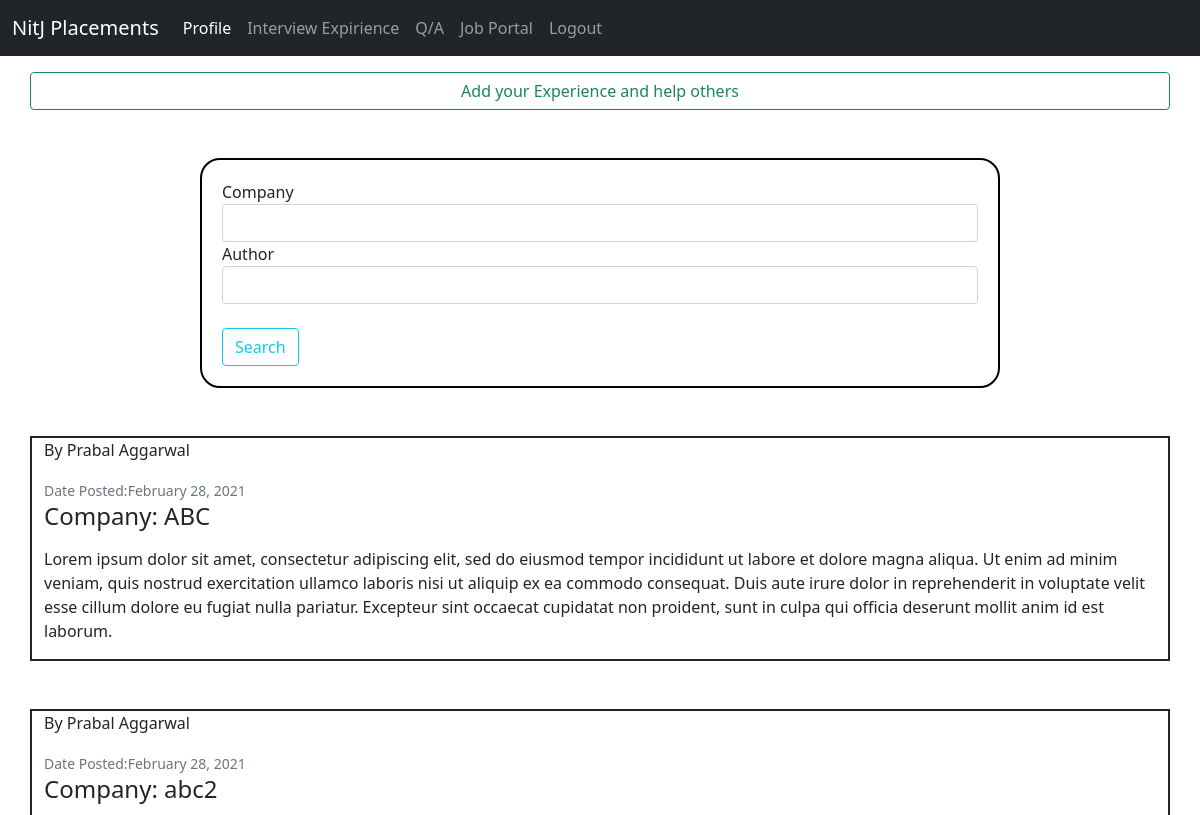
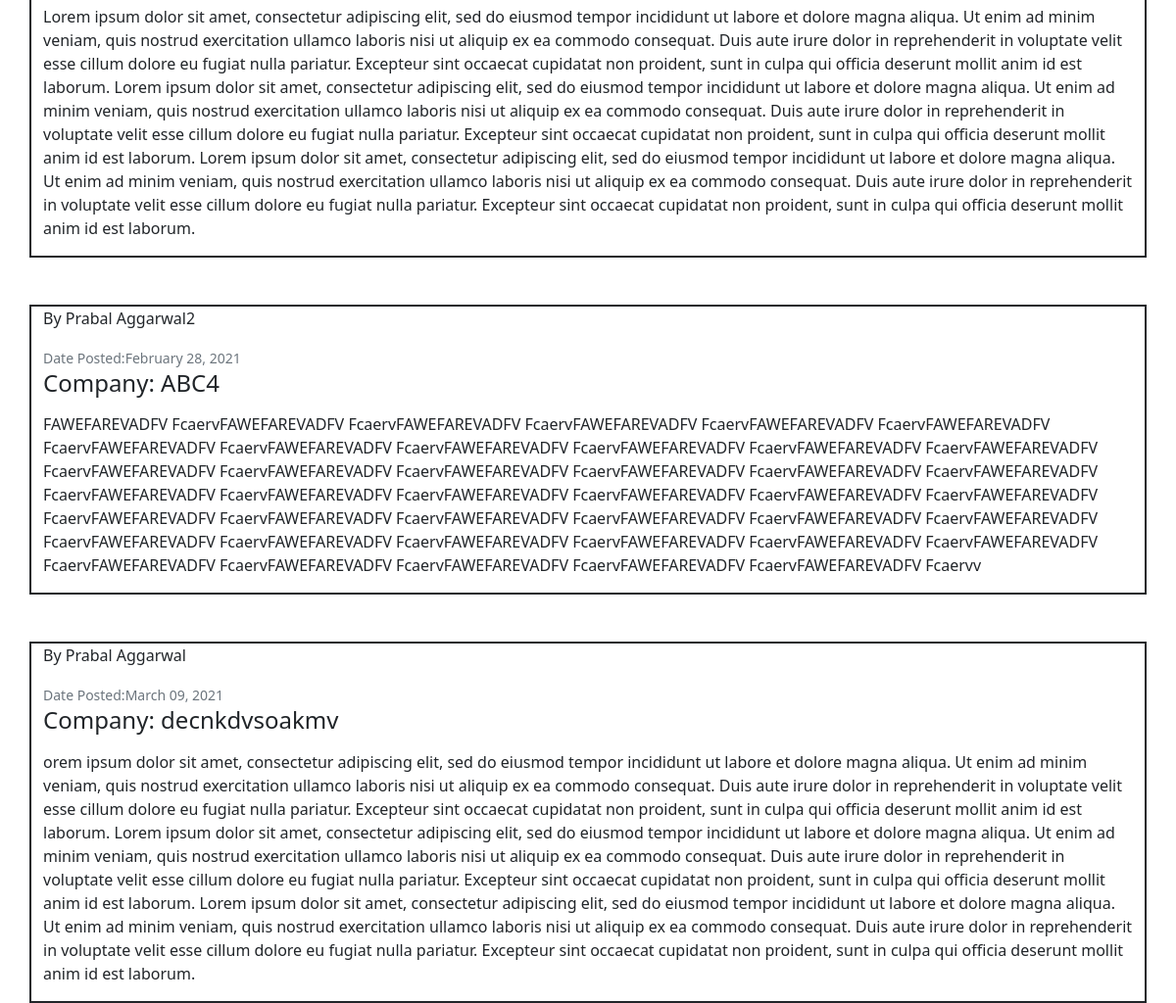
/interviews/ (signed in), run on the app's committed database (2 pictures, top to bottom).
### interviewExperience/models.py (models this page shows, shortened)
class interviewExp(models.Model):
    company = models.CharField(max_length = 100)
    content = models.TextField()
    date_posted = models.DateTimeField(default = timezone.now)
    author = models.ForeignKey(user_model.Student,on_delete=models.CASCADE)

### users/models.py (models this page shows)
class Student(models.Model):
    user = models.OneToOneField(User, on_delete=models.CASCADE)
    firstName = models.CharField(max_length=256)
    lastName = models.CharField(max_length=256)
    email = models.EmailField()
    ph_no = models.CharField(max_length=10)
    def __str__(self):
        return self.firstName + " " + self.lastName

### interviewExperience/views.py (the view)
# urls.py: path('',interview_views.index,name = 'interview'),
@login_required
def index(request):
    form = filterForm()
    qs = interviewExp.objects.all()
    company = request.GET.get('company')
    authorName = request.GET.get('author')
    if company is not None and company != '':
        qs = qs.filter(company__icontains = company)
    if authorName is not None and authorName != '':
        qs = qs.filter(author__firstName__icontains = authorName)
    context = {
        'form':form,
        'interviewExp':qs
    }
    return render(request,'interviewExperience/index.html',context)

### interviewExperience/forms.py
class filterForm(forms.ModelForm):
    company = forms.CharField(max_length = 100,required = False)
    author = forms.CharField(max_length = 100,required = False)
    class Meta:
        model = interviewExp
        fields = ['company','author']

### templates/interviewExperience/index.html (shortened to what this page needs)
{% extends "users/baseAuth.html"%}
{% load static %}
{% load crispy_forms_tags %}
{% block headBlock %}
<link rel="stylesheet" href="{% static 'users/index.css' %}">
{% endblock %}
{% block bodyBlock %}
<div class = "container mt-3">
    <div class="row justify-content-center myWhite">
        <a class="btn btn-outline-success" href="{% url 'newInterview'%}">
          Add your Experience and help others
        </a>
    </div>
  </div>
  <div class="container formClass col-md-8 mt-5 myWhite">
    <div class="row justify-content-center">
            <form method="GET">
                {{ form|crispy }}
                <button class = "btn btn-outline-info mt-4" type="submit">
                    Search
                </button>
            </form>
    </div>
</div>
<div class="container">
    {% for post in interviewExp%}
    <div class="row justify-content-center border border-2 border-dark mt-5 myWhite">
        <article class="media content-section borderClass">
            <div class="media-body">
                <div class="article-metadata">
                    <p class="mr-2">By {{ post.author }} </p>
                    <small class="text-muted">Date Posted:{{ post.date_posted|date:"F d, Y" }}</small>
                </div>
                <h4>
                    <p class="article-title">Company: {{ post.company }}</a>
                </h4>
                <p class="article-content">{{ post.content }}</p>
            </div>
        </article>
    </div>
    {% endfor %}
</div>
{% endblock bodyBlock %}

### static/main.css (style rules this page uses)
.myWhite { background-color:white; }

### static/users/index.css (style rules this page uses)
.formClass { border: 2px solid black; border-radius: 20px; padding: 20px; }

### data on the page
interviewExp: author "Prabal Aggarwal", date_posted "February 28, 2021", company "ABC", content "Lorem ipsum dolor sit amet, consectetur adipiscing elit, sed do eiusmod tempor incididunt ut labore et dolore magna aliqua. Ut enim ad minim veniam, quis nostrud exercitation ullamco laboris nisi ut aliquip ex ea commodo consequat. Duis aute irure dolor in reprehenderit in voluptate velit esse cillum dolore eu fugiat nulla pariatur. Excepteur sint occaecat cupidatat non proident, sunt in culpa qui officia deserunt mollit anim id est laborum."
interviewExp: author "Prabal Aggarwal", date_posted "February 28, 2021", company "abc2", content "Lorem ipsum dolor sit amet, consectetur adipiscing elit, sed do eiusmod tempor incididunt ut labore et dolore magna aliqua. Ut enim ad minim veniam, quis nostrud exercitation ullamco laboris nisi ut aliquip ex ea commodo consequat. Duis aute irure dolor in reprehenderit in voluptate velit esse cillum dolore eu fugiat nulla pariatur. Excepteur sint occaecat cupidatat non proident, sunt in culpa qui officia deserunt mollit anim id est laborum. Lorem ipsum dolor sit amet, consectetur adipiscing elit, sed do eiusmod tempor incididunt ut labore et dolore magna aliqua. Ut enim ad minim veniam, quis nostrud exercitation ullamco laboris nisi ut aliquip ex ea commodo consequat. Duis aute irure dolor…"
interviewExp: author "Prabal Aggarwal2", date_posted "February 28, 2021", company "ABC4", content "FAWEFAREVADFV FcaervFAWEFAREVADFV FcaervFAWEFAREVADFV FcaervFAWEFAREVADFV FcaervFAWEFAREVADFV FcaervFAWEFAREVADFV FcaervFAWEFAREVADFV FcaervFAWEFAREVADFV FcaervFAWEFAREVADFV FcaervFAWEFAREVADFV FcaervFAWEFAREVADFV FcaervFAWEFAREVADFV FcaervFAWEFAREVADFV FcaervFAWEFAREVADFV FcaervFAWEFAREVADFV FcaervFAWEFAREVADFV FcaervFAWEFAREVADFV FcaervFAWEFAREVADFV FcaervFAWEFAREVADFV FcaervFAWEFAREVADFV FcaervFAWEFAREVADFV FcaervFAWEFAREVADFV FcaervFAWEFAREVADFV FcaervFAWEFAREVADFV FcaervFAWEFAREVADFV FcaervFAWEFAREVADFV FcaervFAWEFAREVADFV FcaervFAWEFAREVADFV FcaervFAWEFAREVADFV FcaervFAWEFAREVADFV FcaervFAWEFAREVADFV FcaervFAWEFAREVADFV FcaervFAWEFAREVADFV FcaervFAWEFAREVADFV FcaervFAWEFAREVADFV…"
interviewExp: author "Prabal Aggarwal", date_posted "March 09, 2021", company "decnkdvsoakmv", content "orem ipsum dolor sit amet, consectetur adipiscing elit, sed do eiusmod tempor incididunt ut labore et dolore magna aliqua. Ut enim ad minim veniam, quis nostrud exercitation ullamco laboris nisi ut aliquip ex ea commodo consequat. Duis aute irure dolor in reprehenderit in voluptate velit esse cillum dolore eu fugiat nulla pariatur. Excepteur sint occaecat cupidatat non proident, sunt in culpa qui officia deserunt mollit anim id est laborum. Lorem ipsum dolor sit amet, consectetur adipiscing elit, sed do eiusmod tempor incididunt ut labore et dolore magna aliqua. Ut enim ad minim veniam, quis nostrud exercitation ullamco laboris nisi ut aliquip ex ea commodo consequat. Duis aute irure dolor…"
